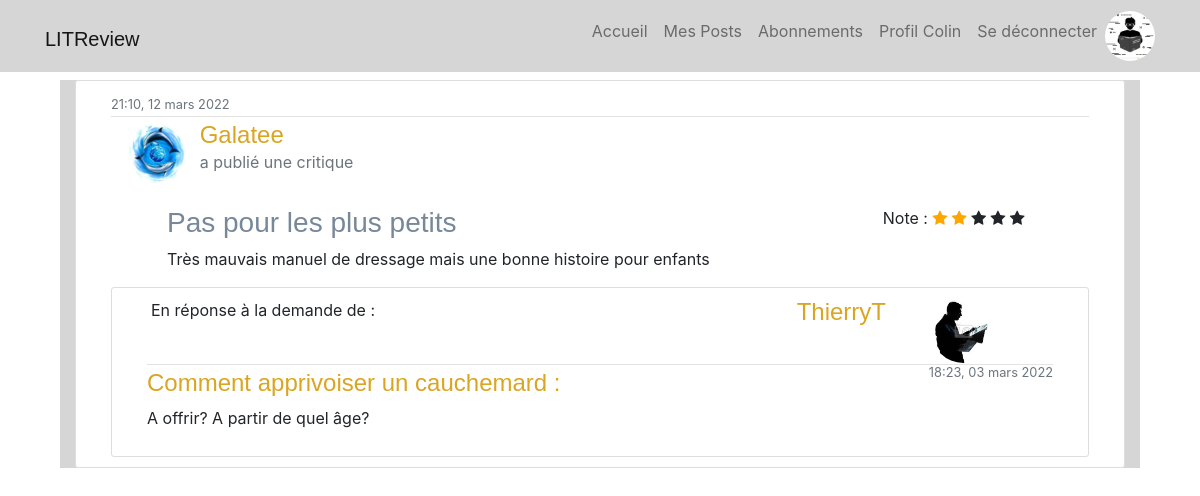
The app's page /review/3/ (signed in) with its own data.
### users/models.py (models this page shows, shortened)
class Profile(models.Model):
    user = models.OneToOneField(User, on_delete=models.CASCADE)
    image = models.ImageField(default='default2.jpg', upload_to='profile_pics')

### reviews/models.py (models this page shows, shortened)
class Review(models.Model):
    ticket = models.ForeignKey(related_name="review", to=Ticket, on_delete=models.CASCADE)
    rating = models.PositiveSmallIntegerField(
        validators=[MinValueValidator(0), MaxValueValidator(5)])
    headline = models.CharField(max_length=128)
    body = models.CharField(max_length=8192, blank=True)
    user = models.ForeignKey(
        to=settings.AUTH_USER_MODEL, on_delete=models.CASCADE)
    time_created = models.DateTimeField(auto_now_add=True)

class Ticket(models.Model):
    title = models.CharField(max_length=128)
    description = models.TextField(max_length=2048, blank=True, default="L'avez-vous lu ?")
    user = models.ForeignKey(to=settings.AUTH_USER_MODEL, on_delete=models.CASCADE)
    image = models.ImageField(null=True, blank=True, upload_to='cover_pics')
    time_created = models.DateTimeField(auto_now_add=True)

### reviews/views.py (the view)
# urls.py: path("review/<pk>/", ReviewDetailView.as_view(), name="reviews-review-detail"),
class ReviewDetailView(LoginRequiredMixin, DetailView):
    model = Review

### reviews/templates/reviews/review_detail.html (shortened to what this page needs)
{% extends "base.html" %}
{% block content %}
<div class="container-fluid bg-steel">
    <article id="cadre-exterieur" class="media content-section">
        <div id="critique" class="media-body align-top col-lg-12 mx-auto">
            <div class="article-metadata">
                <small class="text-muted">{{object.time_created|date:"H:i, d F Y"}}</small>
            </div>
            <div class="m-auto row">
                <div id="review-author ">
                    <div class="m-auto row">
                        <div class="media col-3">
                            <img class="float-left rounded-circle article-img" src="{{ object.user.profile.image.url}}"
                                alt="user profile image">
                        </div>
                        <div class="media-body col-9">
                            <h4 class="m-0">{{object.user}}</h4>
                            <p class="text-muted mt-0"> a publié une critique</p>
                        </div>
                    </div>
                </div>
            </div>
            <div id="the-review-itself" class="mt-3 ml-5 row">
                <h3 class="pl-2 col-9 md-2">{{object.headline}}</h3>
                <div rating-value="{{object.rating}}" class="col-3">
                    <label for="rating-inline">Note :</label>
                    <span class="fa fa-star {% if object.rating > 0 %} checked {% endif %}"></span>
                    <span class="fa fa-star {% if object.rating > 1 %} checked {% endif %}"></span>
                    <span class="fa fa-star {% if object.rating > 2 %} checked {% endif %}"></span>
                    <span class="fa fa-star {% if object.rating > 3 %} checked {% endif %}"></span>
                    <span class="fa fa-star {% if object.rating > 4 %} checked {% endif %}"></span>
                </div>
                <p class="pl-2 md-5 col-12 article-content text-justify">{{object.body}}</p>
            </div>
            <div id="enReponseA" class="w-100 content-section mx-auto row m-auto ">
                <div id="auteur-ticket" class="w-100 ml-1 row">
                    {% if object.user != object.ticket.user %}
                    <p class="col-8">En réponse à la demande de :</p>
                    <div class="media-body col-4">
                        <h4 class="col text-right">{{ object.ticket.user }}</h4>
                    </div>
                    <div class="media col-md">
                        <img class=" rounded-circle float-center article-img"
                            src="{{ object.ticket.user.profile.image.url}}" alt="user profile image">
                    </div>
                    {% else %}
                    <p>A propos de</p>
                    {% endif %}
                </div>
                <div id="corps-ticket" class="col text-justify">
                    <div class="article-metadata">
                        <small class="float-right text-muted">{{ object.ticket.time_created|date:"H:i, d F Y"}}
                        </small>
                    </div>
                    <h4>{{ object.ticket.title }} :</h4>
                    <p class="article-content">{{ object.ticket.description }}</p>
                </div>
            </div>
        </div>
    </article>
</div>
{% endblock content %}

### templates/base.html (shortened to what this page needs)
{% load static %}
<!DOCTYPE html>
<html lang="fr">
<head>
    <link rel="stylesheet" type="text/css" href="{% static 'css/resetmeyer.css' %}">
    <link rel="stylesheet" type="text/css" href="{% static 'css/style.css' %}">
    <link rel="stylesheet" href="https://cdn.jsdelivr.net/npm/bootstrap@4.3.1/dist/css/bootstrap.min.css"
>
    <link rel="stylesheet" href="https://cdnjs.cloudflare.com/ajax/libs/font-awesome/4.7.0/css/font-awesome.min.css">
</head>
<body>
    <header class="site-header">
        <nav class="navbar navbar-expand-md navbar-light bg-steel fixed-top">
            <div class="container">
                {% if user.is_authenticated %}
                <h1><a class="navbar-brand mr-4" href="{% url 'reviews-feed' %}">LITReview</a></h1>
                {% else %}
                <h1><a class="navbar-brand mr-4" href="{% url 'reviews-connect' %}">LITReview</a></h1>
                {% endif %}
                <div class="collapse navbar-collapse" id="navbarToggle">
                    <div class="navbar-nav">
                        {% if user.is_authenticated %}
                        <a class="nav-item nav-link" href="{% url 'reviews-feed' %}">Accueil</a>
                        <a class="nav-item nav-link" href="{% url 'reviews-myPosts' %}">Mes Posts</a>
                        <a class="nav-item nav-link" href="{% url 'abonnements' %}">Abonnements</a>
                        <a class="nav-item nav-link" href="{% url 'profile' %}">Profil {{user.username}}</a>
                        <a class="nav-item nav-link" href="{% url 'logout' %}">Se déconnecter</a>
                        <img class="rounded-circle nav-img" src="{{ user.profile.image.url}}" alt="user profile image">
                        {% else %}
                        <a class="nav-item nav-link" href="{% url 'reviews-connect' %}">Accueil</a>
                        <a class="nav-item nav-link" href="{% url 'login' %}">Se connecter</a>
                        <a class="nav-item nav-link" href="{% url 'register' %}">Inscription</a>
                        {% endif %}
                    </div>
                </div>
            </div>
        </nav>
    </header>
    <main role="main" class="container">
        <div>
            <div class="col-auto">
                {% block content %}{% endblock %}
            </div>
        </div>
    </main>
</body>
</html>

### reviews/static/css/style.css (style rules this page uses)
body { color: #333333; margin-top: 5rem; }
h1, h2, h3, h4, h5, h6 { color: #000000; align-items: baseline; font-family: Georgia, 'Trebuchet MS', 'Lucida Sans Unicode', 'Lucida Grande', 'Lucida Sans', Arial, sans-serif ; }
h3 { color: lightslategray; font-family: Georgia, 'Trebuchet MS', 'Lucida Sans Unicode', 'Lucida Grande', 'Lucida Sans', Arial, sans-serif ; }
h4 { color: goldenrod; }
.nav-img { height: 50px; width: 50px; }
.bg-steel { background-color: #d6d6d6; }
.site-header { margin-bottom: 10vh; }
.site-header .navbar-nav .nav-link { color: #000000; }
.content-section { background: #ffffff; padding: 10px 20px; border: 1px solid #dddddd; border-radius: 3px; margin-bottom: 10px; }
.article-content { white-space: pre-line; }
.article-img { height: 65px; width: 65px; margin-right: 16px; }
.article-metadata { padding-bottom: 1px; margin-bottom: 4px; border-bottom: 1px solid #e3e3e3 }
.checked { color: orange; }

### records on screen
Review: time_created "21:10, 12 mars 2022", user.profile.image (picture), user "Galatee", headline "Pas pour les plus petits", body "Très mauvais manuel de dressage mais une bonne histoire pour enfants", ticket.user "ThierryT", ticket.user.profile.image (picture), ticket.time_created "18:23, 03 mars 2022", ticket "Comment apprivoiser un cauchemard", ticket.description "A offrir? A partir de quel âge?"

### other values on screen
{{ user.username }} "Colin"
